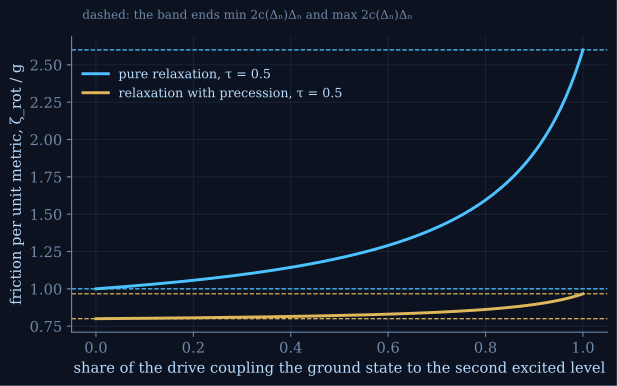

Recreate this plot in Python.
# SCRIPT: IQGT-FIG-BAND
# Zero-temperature band of Theorem 5.3 for three levels: as the drive shifts its weight from the first to the
# second excited level, zeta_rot/g moves across [min 2 c_n D_n, max 2 c_n D_n]. Computed from the closed form.
import numpy as np, matplotlib
matplotlib.use('Agg'); import matplotlib.pyplot as plt
BG='#0c1220'; FG='#b9dcff'; HEAD='#4cc3ff'; MUTED='#7088a8'; LINE='#1a2740'; WARM='#e0b85c'
plt.rcParams.update({'svg.fonttype':'none','font.family':'serif','font.serif':['Newsreader','DejaVu Serif'],'font.size':11,
 'axes.facecolor':BG,'figure.facecolor':BG,'savefig.facecolor':BG,'text.color':FG,'axes.labelcolor':FG,'axes.edgecolor':MUTED,
 'xtick.color':MUTED,'ytick.color':MUTED,'axes.grid':True,'grid.color':LINE,'grid.linewidth':0.6,'axes.spines.top':False,'axes.spines.right':False})
D=np.array([1.0,2.6]); fig,ax=plt.subplots(figsize=(7.2,4.0))
for tau,kp,col,lab in ((0.5,0,HEAD,'pure relaxation, τ = 0.5'),(0.5,1,WARM,'relaxation with precession, τ = 0.5')):
    c=tau/(1+kp**2*tau**2*D**2); w=2*c*D; s=np.linspace(0,1,201)
    g1=(1-s)/D[0]**2; g2=s/D[1]**2          # drive weight moved from level 1 to level 2
    ratio=(w[0]*g1+w[1]*g2)/(g1+g2)
    ax.plot(s,ratio,color=col,lw=2.2,label=lab)
    ax.axhline(w.min(),color=col,lw=0.9,ls='--'); ax.axhline(w.max(),color=col,lw=0.9,ls='--')
ax.set_xlabel('share of the drive coupling the ground state to the second excited level')
ax.set_ylabel('friction per unit metric,  ζ_rot / g')
ax.legend(fontsize=9.5,frameon=False,loc='upper left',bbox_to_anchor=(0.0,0.93))
ax.text(0.02,1.06,'dashed: the band ends  min 2c(Δₙ)Δₙ  and  max 2c(Δₙ)Δₙ',color=MUTED,fontsize=9,transform=ax.transAxes)
fig.savefig('fig_band.svg',bbox_inches='tight'); fig.savefig('fig_band.png',dpi=110,bbox_inches='tight')
